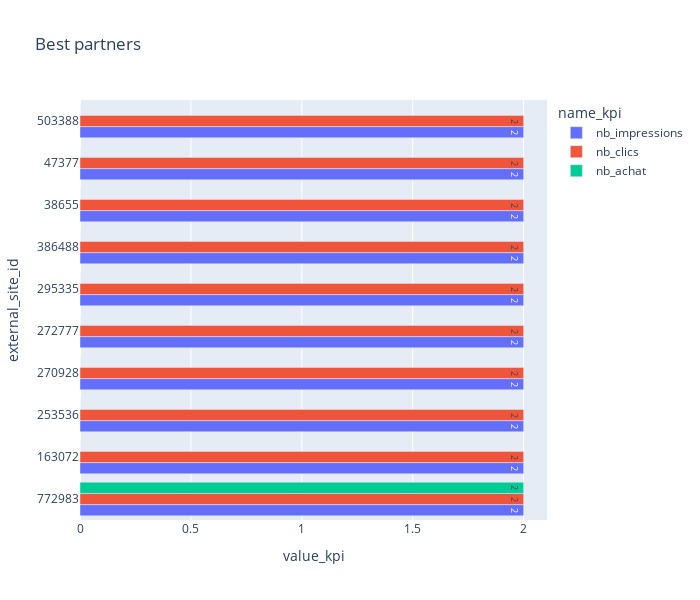

Notebook source saved alongside this figure:
### Code cell
# select Topn
topn = 10
fig = px.bar(data_frame=(site_perfs.nlargest(n=topn, columns=["click_rate", "nb_clics", "nb_achat"])
                             .melt(id_vars="external_site_id",
                                   value_vars=["nb_impressions", "nb_clics", "nb_achat"],
                                   var_name="name_kpi", value_name="value_kpi")
                        ),
                 color="name_kpi", x="value_kpi", y="external_site_id",
                 orientation="h",
                 barmode="group", text_auto=True,
                 width=700,
                 height=600,
                 title="Best partners")
fig.show()

### Figure 1 — Plotly figure (JSON) as saved in the notebook; plotly's stock layout.template omitted (floating-point values rounded to 4 significant figures)
{"data": [{"alignmentgroup": "True", "hovertemplate": "name_kpi=nb_impressions<br>value_kpi=%{x}<br>external_site_id=%{y}<extra></extra>", "legendgroup": "nb_impressions", "marker": {"color": "#636efa", "pattern": {"shape": ""}}, "name": "nb_impressions", "offsetgroup": "nb_impressions", "orientation": "h", "showlegend": true, "textposition": "auto", "texttemplate": "%{x}", "type": "bar", "x": [2, 2, 2, 2, 2, 2, 2, 2, 2, 2], "xaxis": "x", "y": ["772983", "163072", "253536", "270928", "272777", "295335", "386488", "38655", "47377", "503388"], "yaxis": "y"}, {"alignmentgroup": "True", "hovertemplate": "name_kpi=nb_clics<br>value_kpi=%{x}<br>external_site_id=%{y}<extra></extra>", "legendgroup": "nb_clics", "marker": {"color": "#EF553B", "pattern": {"shape": ""}}, "name": "nb_clics", "offsetgroup": "nb_clics", "orientation": "h", "showlegend": true, "textposition": "auto", "texttemplate": "%{x}", "type": "bar", "x": [2, 2, 2, 2, 2, 2, 2, 2, 2, 2], "xaxis": "x", "y": ["772983", "163072", "253536", "270928", "272777", "295335", "386488", "38655", "47377", "503388"], "yaxis": "y"}, {"alignmentgroup": "True", "hovertemplate": "name_kpi=nb_achat<br>value_kpi=%{x}<br>external_site_id=%{y}<extra></extra>", "legendgroup": "nb_achat", "marker": {"color": "#00cc96", "pattern": {"shape": ""}}, "name": "nb_achat", "offsetgroup": "nb_achat", "orientation": "h", "showlegend": true, "textposition": "auto", "texttemplate": "%{x}", "type": "bar", "x": [2, 0, 0, 0, 0, 0, 0, 0, 0, 0], "xaxis": "x", "y": ["772983", "163072", "253536", "270928", "272777", "295335", "386488", "38655", "47377", "503388"], "yaxis": "y"}], "layout": {"barmode": "group", "height": 600, "legend": {"title": {"text": "name_kpi"}, "tracegroupgap": 0}, "title": {"text": "Best partners"}, "width": 700, "xaxis": {"anchor": "y", "autorange": true, "domain": [0, 1], "range": [0, 2.105], "title": {"text": "value_kpi"}, "type": "linear"}, "yaxis": {"anchor": "x", "autorange": true, "domain": [0, 1], "range": [-0.5, 9.5], "title": {"text": "external_site_id"}, "type": "category"}}}
